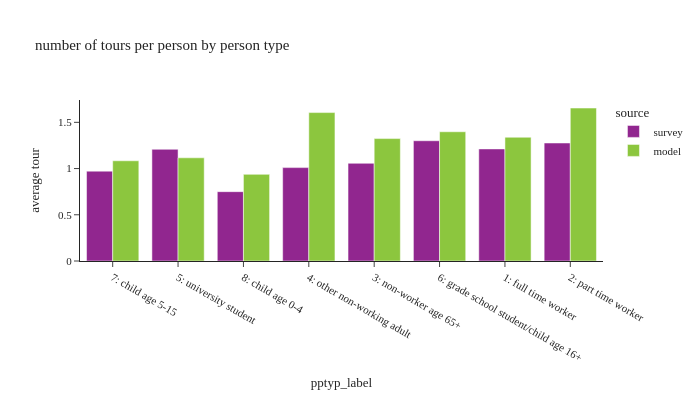

The cell this chart's notebook holds for it:
### Code cell
# plot_segment(tour_group_var=['source','pptyp_label'],person_group_var=['source','pptyp_label'],
#              title_name="number of tours per person by person type")

df_plot = df_tour.group_by(['source', 'pptyp_label']).agg([
    pl.sum('toexpfac').alias('toexpfac_sum')
]).join(
    df_person.group_by(['source', 'pptyp_label']).agg([
        pl.sum('psexpfac').alias('psexpfac_sum')
    ]),
    on=['source', 'pptyp_label'],
    how='left'
).with_columns(
    (pl.col('toexpfac_sum') / pl.col('psexpfac_sum')).alias('average tour')
)

plot_segment(df_plot, tour_group_var=['source', 'pptyp_label'], person_group_var=['source', 'pptyp_label'],
             title_name="number of tours per person by person type")

### Figure 1 — Plotly figure (JSON) as saved in the notebook; plotly's stock layout.template omitted (floating-point values rounded to 4 significant figures)
{"data": [{"alignmentgroup": "True", "hovertemplate": "source=survey<br>pptyp_label=%{x}<br>average tour=%{y}<extra></extra>", "legendgroup": "survey", "marker": {"color": "#91268F", "pattern": {"shape": ""}}, "name": "survey", "offsetgroup": "survey", "orientation": "v", "showlegend": true, "textposition": "auto", "type": "bar", "x": ["7: child age 5-15", "5: university student", "8: child age 0-4", "4: other non-working adult", "3: non-worker age 65+", "6: grade school student/child age 16+", "1: full time worker", null, "2: part time worker"], "xaxis": "x", "y": [0.972, 1.208, 0.7499, 1.01, 1.057, 1.301, 1.212, NaN, 1.276], "yaxis": "y"}, {"alignmentgroup": "True", "hovertemplate": "source=model<br>pptyp_label=%{x}<br>average tour=%{y}<extra></extra>", "legendgroup": "model", "marker": {"color": "#8CC63E", "pattern": {"shape": ""}}, "name": "model", "offsetgroup": "model", "orientation": "v", "showlegend": true, "textposition": "auto", "type": "bar", "x": ["6: grade school student/child age 16+", "5: university student", "3: non-worker age 65+", "1: full time worker", "4: other non-working adult", "7: child age 5-15", "8: child age 0-4", "2: part time worker"], "xaxis": "x", "y": [1.398, 1.116, 1.324, 1.339, 1.605, 1.084, 0.9373, 1.654], "yaxis": "y"}], "layout": {"barmode": "group", "font": {"size": 11}, "height": 400, "legend": {"title": {"text": "source"}, "tracegroupgap": 0}, "title": {"text": "number of tours per person by person type"}, "width": 700, "xaxis": {"anchor": "y", "domain": [0.0, 1.0], "title": {"text": "pptyp_label"}}, "yaxis": {"anchor": "x", "domain": [0.0, 1.0], "tickformat": ".2", "title": {"text": "average tour"}}}}
